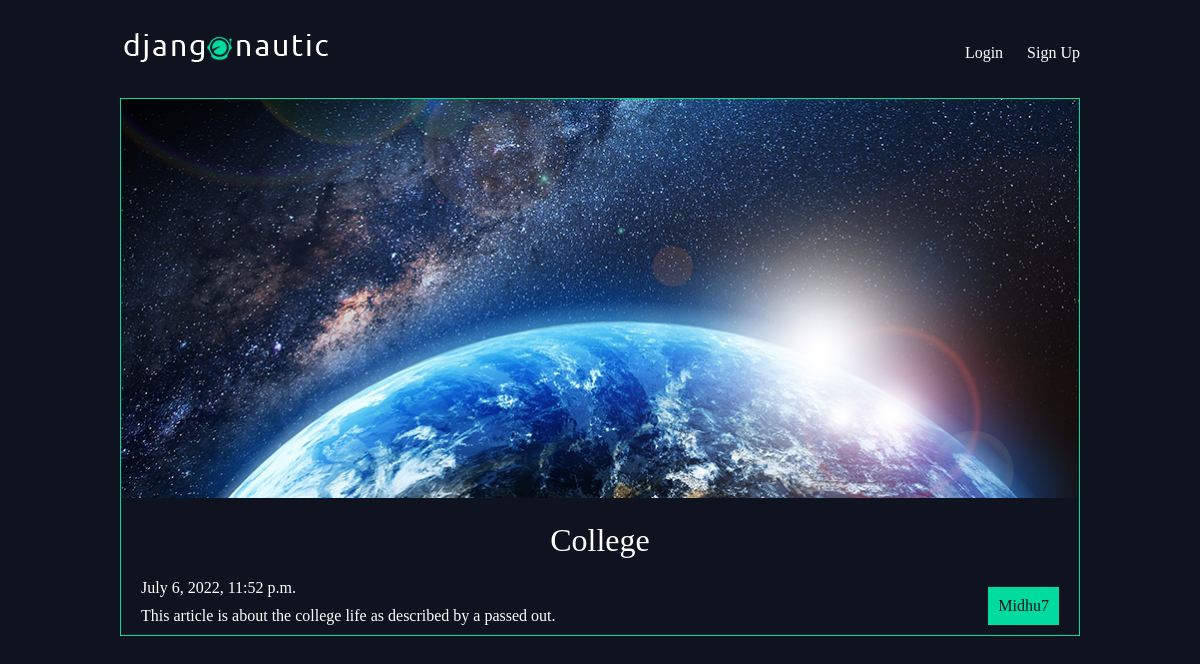
The page /articles/college/ on the database its author committed.
### articles/models.py (models this page shows, shortened)
class Article(models.Model):
    title = models.CharField(max_length=100)
    slug = models.SlugField()
    body = models.TextField()
    date = models.DateTimeField(auto_now_add=True)
    thumb = models.ImageField(default='default.png', blank=True)
    author = models.ForeignKey(User, on_delete=models.CASCADE, default=None)

### articles/views.py (the view)
# urls.py: path('<slug>/', views.article_detail, name='detail'),
def article_detail(request, slug):
    article = Article.objects.get(slug = slug)
    return render(request, 'articles/article_detail.html', {'article':article})

### articles/templates/articles/article_detail.html
{% extends 'base_layout.html' %}
{% block content %}
<div class="article-detail">
    <div class="article">
        <img src="{{article.thumb.url}}" alt="Image">
        <h2>{{article.title}}</h2>
        <p>{{article.date}}</p>
        <p>{{article.body}}</p>
        <p class="author">{{article.author.username}}</p>
    </div>
</div>
{% endblock %}

### assets/styles.css (style rules this page uses)
body { background-color: #0f121f; background-image: url(/static/stars.png); color: #fff; }
body * { font-family: Ubuntu; }
h1, h2, h3, h4, h5 { font-weight: normal; margin: 0; }
.article { padding: 10px; border: 1px solid #00dba0; position: relative; padding-bottom: 40px; }
.article h2 { font-size: 1.2em; }
.article .author { padding: 10px; background: #00dba0; position: absolute; right: 0; bottom: 0; margin: 0; color: #0f121f; }
.article-detail .article { padding: 0; }
.article-detail .article img { max-width: 100%; }
.article-detail .article h2 { text-align: center; margin: 20px auto; font-size: 2em }
.article-detail .article p { margin: 10px 20px }

### rows shown on the page
Article: thumb (picture), title "College", date "July 6, 2022, 11:52 p.m.", body "This article is about the college life as described by a passed out.", author.username "Midhu7"
